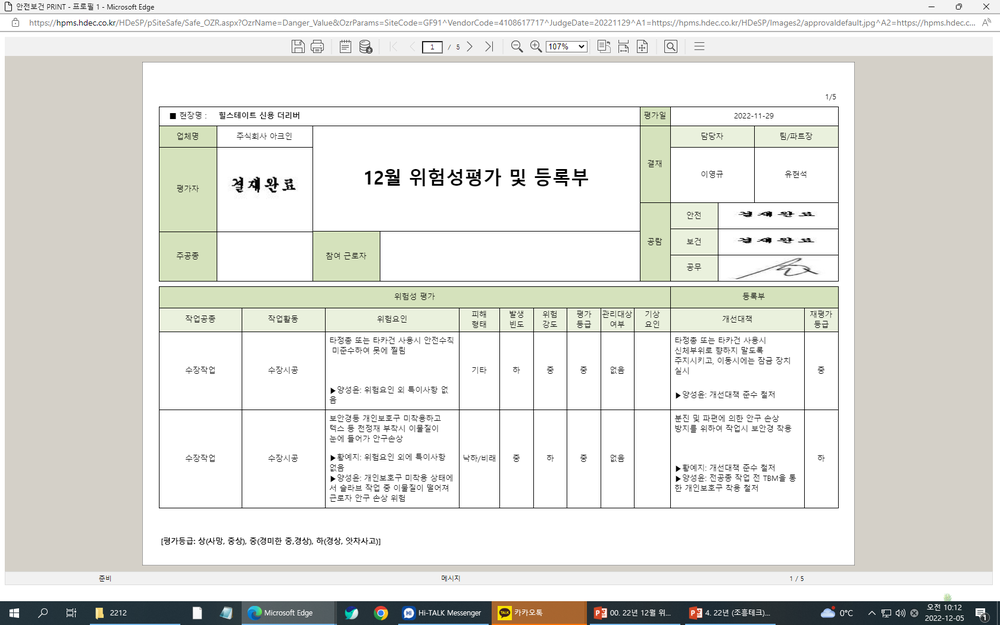
#> input picture imagecaption/original_image/testimg.png, 1000 x 625 px, shrunk from 1680 x 1050 before the run, found by its file name
$ python image_cpation.py
#> lines starting #> are read from the running program, lines starting #| are printed output that depends on the picture

import numpy as np
import cv2
# Read the image
img = cv2.imread('testimg.png')
#> img is the input picture: shape (625, 1000, 3); mean B, G, R 222.2, 226.7, 226.5

# Convert the image to grayscale
gray = cv2.cvtColor(img, cv2.COLOR_BGR2GRAY)
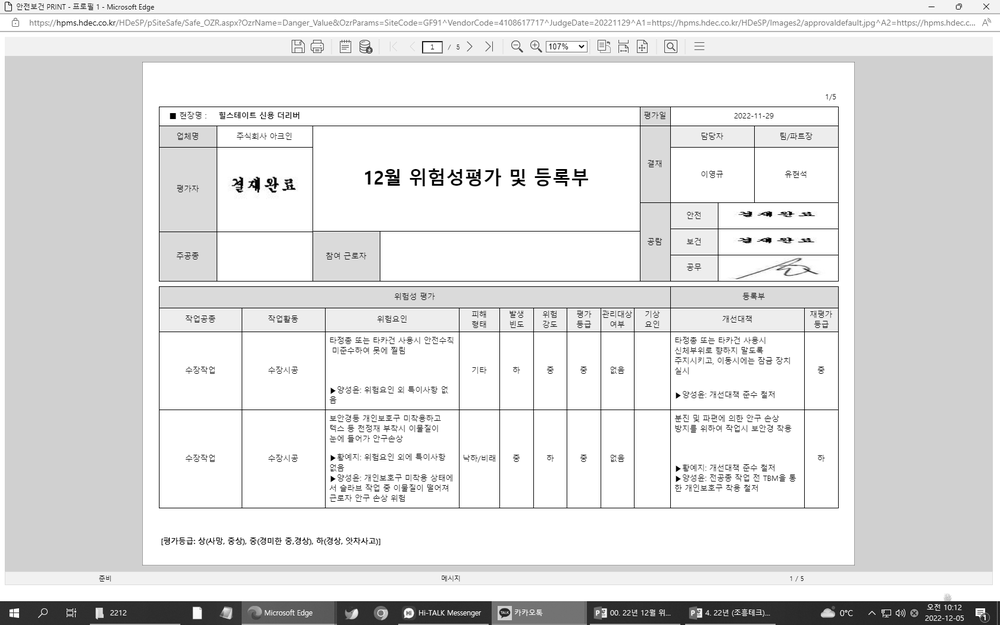
#> gray: shape (625, 1000); min 0, max 255, mean 226.1

# Apply Canny edge detection
edges = cv2.Canny(gray, 0, 0)
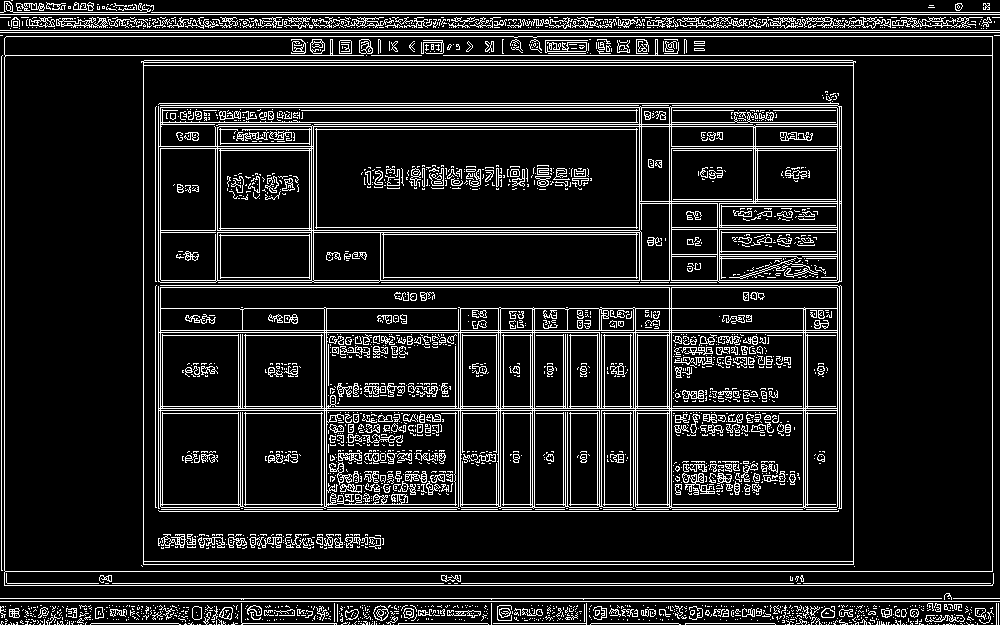
#> edges: shape (625, 1000); 12.4% white in thin lines or dots

# Create a binary mask
mask = np.zeros_like(edges)
mask[edges != 0] = 1

# Apply the mask to the original image
outlined_image = cv2.bitwise_and(img, img, mask=mask)
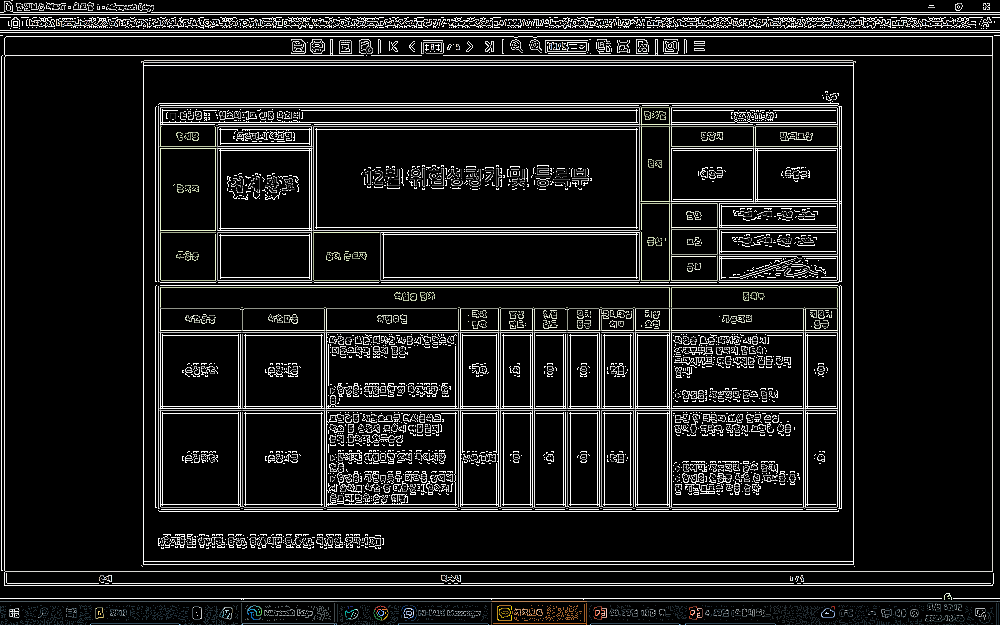
#> outlined_image: shape (625, 1000, 3); mean B, G, R 26.8, 27.1, 27

# Save the outlined image
cv2.imwrite('outlined_image.jpg', outlined_image)

$ run again, with imagecaption/original_image/KakaoTalk_Image_2023-01-05-13-54-52.png copied over imagecaption/original_image/testimg.png
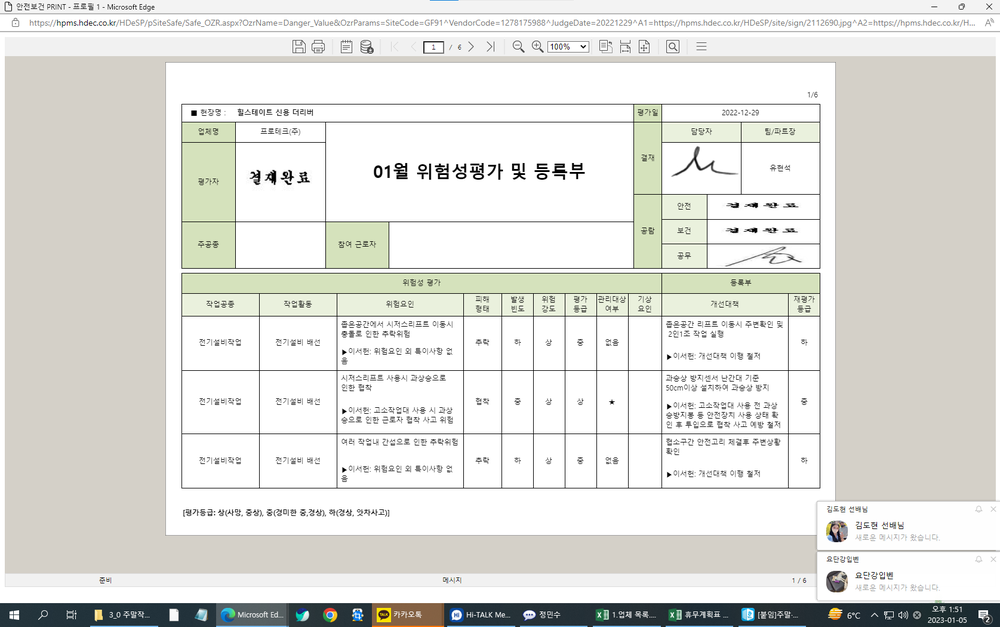
#> input picture imagecaption/original_image/KakaoTalk_Image_2023-01-05-13-54-52.png, 1000 x 627 px, shrunk from 1675 x 1050 before the run, found by its file name
#> img is the input picture: shape (627, 1000, 3); mean B, G, R 219.9, 224.4, 224.3
#> `edges = cv2.Canny(gray, 0, 0)`:
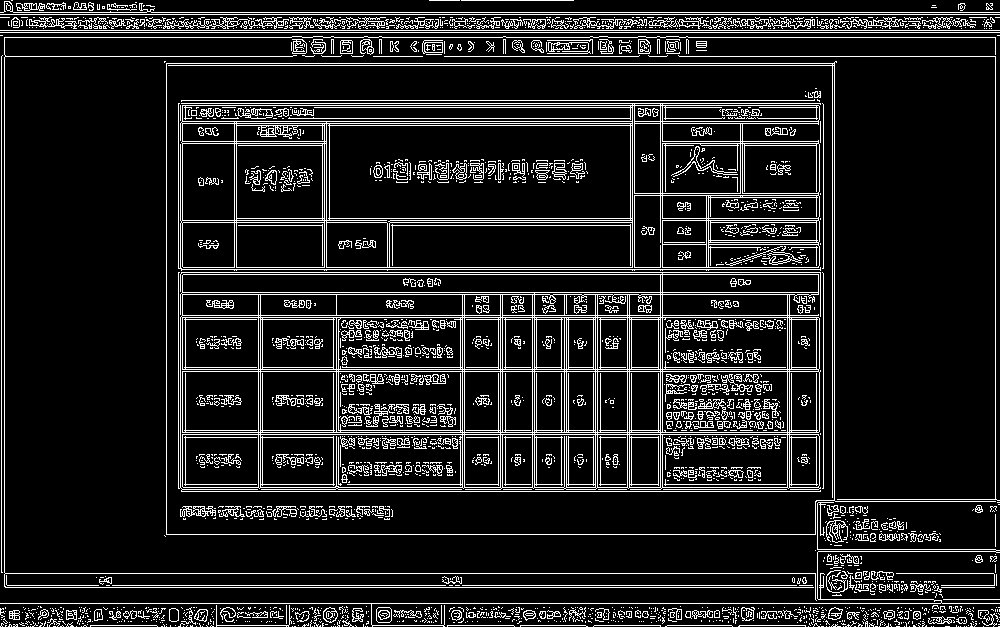
#> edges: shape (627, 1000); 12.4% white in thin lines or dots
#> `outlined_image = cv2.bitwise_and(img, img, mask=mask)`:
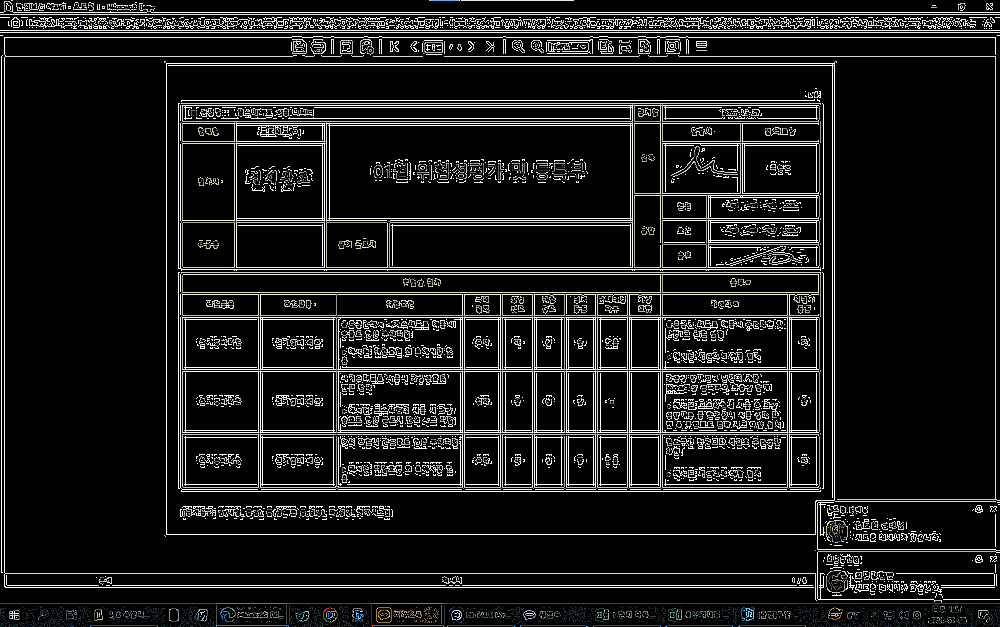
#> outlined_image: shape (627, 1000, 3); mean B, G, R 26.9, 27.2, 27
